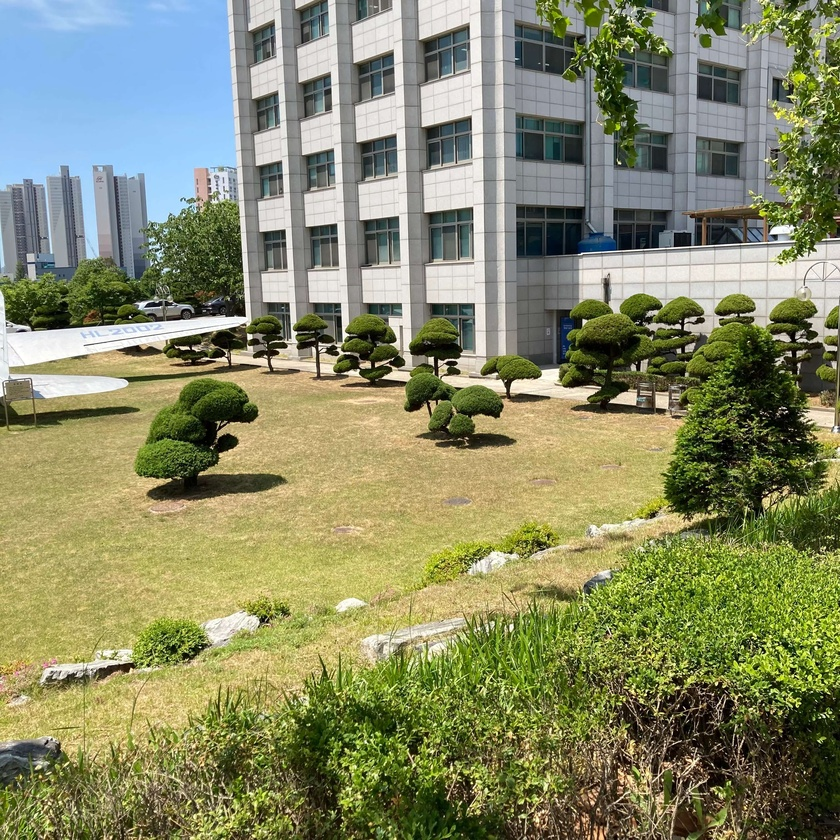
//> input picture 09. Homography and Image Stitching/lab/img/img3.jpg, 840 x 840 px, shrunk from 3024 x 3024 before the run
$ ./hw03_remove_flicker   (built with g++ and OpenCV 4)
//> lines starting //> are read from the running program, lines starting //| are printed output that depends on the picture; after the words box and inside, x2 and y2 are one past the last pixel; in counts of white or black regions, pixels touching at a corner belong together
#include <iostream>
using namespace std;

#include "opencv2/core.hpp"
#include "opencv2/highgui.hpp"
#include "opencv2/imgproc.hpp"
using namespace cv;

Mat doIdft(Mat complexImg);
Mat setComplex(Mat magImg, Mat phaImg);
Mat centralize(Mat complex);
Mat myNormalize(Mat src);
Mat getPhase(Mat complexImg);
Mat getMagnitude(Mat complexImg);
Mat doDft(Mat srcImg);
Mat padding(Mat img);

void showMagnitude(Mat srcImg);
Mat removeFlicker(Mat srcImg);

int main()
{
    Mat srcImg = imread("img3.jpg", 0);
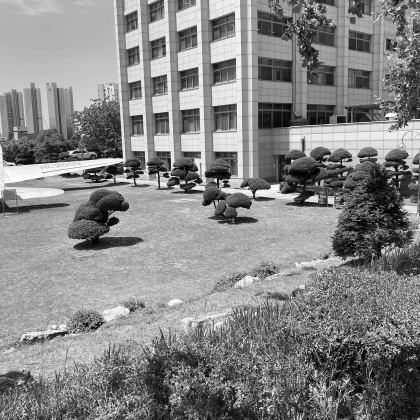
//> srcImg: 840 rows x 840 cols, CV_8UC1 (shown at 1/2 size); min 0, max 255, mean 132.9
    imshow("Source Image", srcImg);
    showMagnitude(srcImg);

    Mat dstImg = removeFlicker(srcImg);
    imshow("Flicker Removed Image", dstImg);

    waitKey(0);
    destroyAllWindows();
}

Mat removeFlicker(Mat srcImg)
{
    Mat padImg = padding(srcImg);
    Mat complexImg = doDft(padImg);
    Mat centerComplexImg = centralize(complexImg);
    Mat magImg = getMagnitude(centerComplexImg);
    Mat phaImg = getPhase(centerComplexImg);

    double minVal, maxVal;
    Point minLoc, maxLoc;
    minMaxLoc(magImg, &minVal, &maxVal, &minLoc, &maxLoc);
    normalize(magImg, magImg, 0, 1, NORM_MINMAX);

    Mat maskImg = Mat::ones(magImg.size(), CV_32F);
    rectangle(maskImg, Rect(Point(maskImg.cols / 2 - 20, 0), Point(maskImg.cols / 2 + 20, maskImg.rows)), Scalar::all(0), -1);
    circle(maskImg, Point(maskImg.cols / 2, maskImg.rows / 2), 5, Scalar::all(1), -1, -1, 0);
    imshow("Mask Image", maskImg);

    Mat maskedMagImg;
    multiply(magImg, maskImg, maskedMagImg);
    imshow("Masked Magnitude Image", maskedMagImg);

    normalize(maskedMagImg, maskedMagImg, (float)minVal, (float)maxVal, NORM_MINMAX);
    Mat complexImg2 = setComplex(maskedMagImg, phaImg);
    Mat dstImg = doIdft(complexImg2);
    return myNormalize(dstImg);
}

void showMagnitude(Mat srcImg)
{
    Mat padImg = padding(srcImg);
    Mat complexImg = doDft(padImg);
    Mat centerComplexImg = centralize(complexImg);
    Mat magImg = getMagnitude(centerComplexImg);
    Mat phaImg = getPhase(centerComplexImg);

    double minVal, maxVal;
    Point minLoc, maxLoc;
    minMaxLoc(magImg, &minVal, &maxVal, &minLoc, &maxLoc);
    normalize(magImg, magImg, 0, 1, NORM_MINMAX);
    imshow("Magnitude Image", magImg);
}

Mat padding(Mat img)
{
    int dftRows = getOptimalDFTSize(img.rows);
    int dftCols = getOptimalDFTSize(img.cols);

    Mat padded;
    copyMakeBorder(img, padded, 0, dftRows - img.rows, 0, dftCols - img.cols, BORDER_CONSTANT, Scalar::all(0));
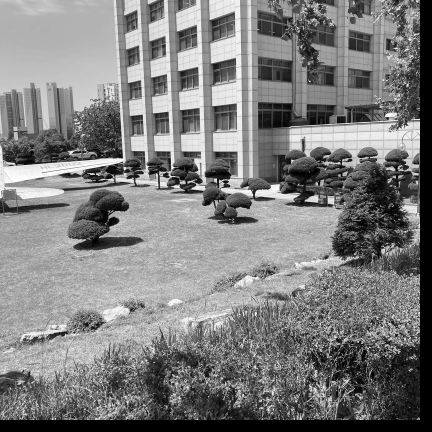
//> padded: 864 rows x 864 cols, CV_8UC1 (shown at 1/2 size); min 0, max 255, mean 125.7
    return padded;
}
Mat doDft(Mat srcImg)
{
    Mat floatImg;
    srcImg.convertTo(floatImg, CV_32F);

    Mat complexImg;
    dft(floatImg, complexImg, DFT_COMPLEX_OUTPUT);

    return complexImg;
}
Mat getMagnitude(Mat complexImg)
{
    Mat planes[2];
    split(complexImg, planes);

    Mat magImg;
    magnitude(planes[0], planes[1], magImg);
    magImg += Scalar::all(1);
    log(magImg, magImg);

    return magImg;
}
Mat getPhase(Mat complexImg)
{
    Mat planes[2];
    split(complexImg, planes);

    Mat phaImg;
    phase(planes[0], planes[1], phaImg);

    return phaImg;
}
Mat myNormalize(Mat src)
{
    Mat dst;
    src.copyTo(dst);
    normalize(dst, dst, 0, 255, NORM_MINMAX);
    dst.convertTo(dst, CV_8UC1);
    return dst;
}
Mat centralize(Mat complex)
{
    Mat planes[2];
    split(complex, planes);
    int cx = planes[0].cols / 2;
//> cx = 432
    int cy = planes[1].rows / 2;
//> cy = 432

    Mat qORe(planes[0], Rect(0, 0, cx, cy));
    Mat q1Re(planes[0], Rect(cx, 0, cx, cy));
    Mat q2Re(planes[0], Rect(0, cy, cx, cy));
    Mat q3Re(planes[0], Rect(cx, cy, cx, cy));

    Mat tmp;
    qORe.copyTo(tmp);
    q3Re.copyTo(qORe);
    tmp.copyTo(q3Re);
    q1Re.copyTo(tmp);
    q2Re.copyTo(q1Re);
    tmp.copyTo(q2Re);

    Mat q0Im(planes[1], Rect(0, 0, cx, cy));
    Mat q1Im(planes[1], Rect(cx, 0, cx, cy));
    Mat q2Im(planes[1], Rect(0, cy, cx, cy));
    Mat q3Im(planes[1], Rect(cx, cy, cx, cy));

    q0Im.copyTo(tmp);
    q3Im.copyTo(q0Im);
    tmp.copyTo(q3Im);
    q1Im.copyTo(tmp);
    q2Im.copyTo(q1Im);
    tmp.copyTo(q2Im);
//> in getPhase, `phase(planes[0], planes[1], phaImg);`:
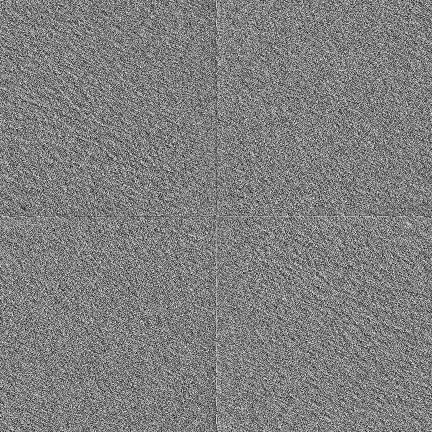
//> phaImg: 864 rows x 864 cols, CV_32FC1 (shown at 1/2 size); min 0, max 6.28, mean 3.14; drawn with min black and max white
//> in showMagnitude, `minMaxLoc(magImg, &minVal, &maxVal, &minLoc, &maxLoc);`: minVal = 3.28; maxVal = 18.36; minLoc = Point(63, 387); maxLoc = Point(432, 432)
//> in removeFlicker, `minMaxLoc(magImg, &minVal, &maxVal, &minLoc, &maxLoc);`: minVal = 3.28; maxVal = 18.36; minLoc = Point(63, 387); maxLoc = Point(432, 432)
//> in removeFlicker, `rectangle(maskImg, Rect(Point(maskImg.cols / 2 - 20, 0), Point(maskImg..`:
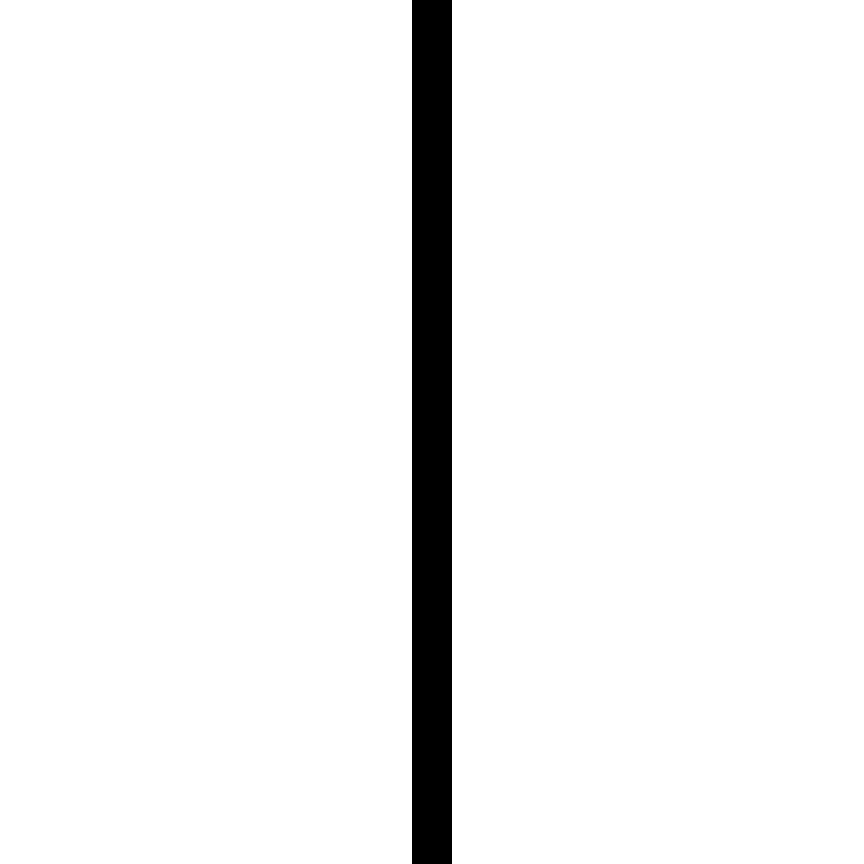
//> maskImg: 864 rows x 864 cols, CV_32FC1; values 0 (black) and 1 (white), 95.4% white; 1 black region, box (x1, y1, x2, y2) and area: (412, 0, 452, 864) 34560
//> in removeFlicker, `multiply(magImg, maskImg, maskedMagImg);`:
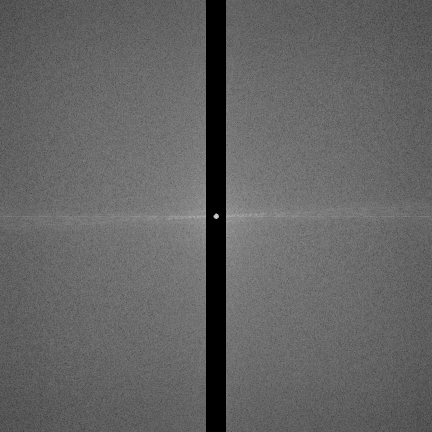
//> maskedMagImg: 864 rows x 864 cols, CV_32FC1 (shown at 1/2 size); min 0, max 1, mean 0.393

    Mat centerComplex;
    merge(planes, 2, centerComplex);

    return centerComplex;
}
Mat setComplex(Mat magImg, Mat phaImg)
{
    exp(magImg, magImg);
    magImg -= Scalar::all(1);

    Mat planes[2];
    polarToCart(magImg, phaImg, planes[0], planes[1]);

    Mat complexImg;
    merge(planes, 2, complexImg);

    return complexImg;
}
Mat doIdft(Mat complexImg)
{
    Mat idftcvt;
    idft(complexImg, idftcvt);

    Mat planes[2];
    split(idftcvt, planes);

    Mat dstImg;
    magnitude(planes[0], planes[1], dstImg);
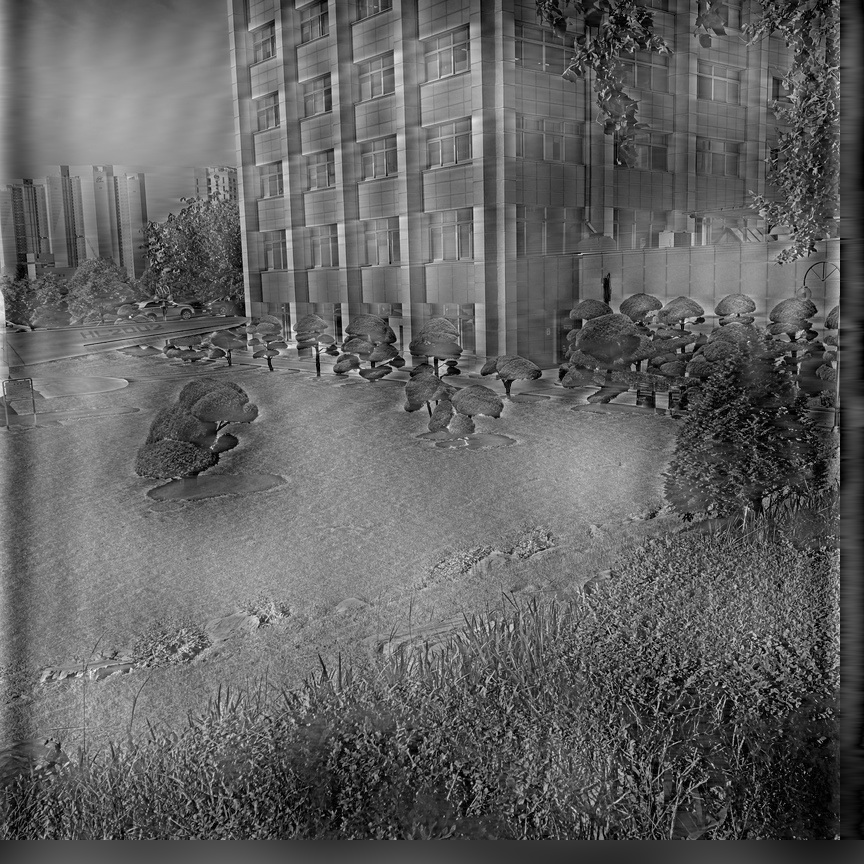
//> dstImg: 864 rows x 864 cols, CV_32FC1; min 70819.2, max 245238064, mean 93956832; drawn with min black and max white
    normalize(dstImg, dstImg, 255, 0, NORM_MINMAX);
    dstImg.convertTo(dstImg, CV_8UC1);
//> dstImg: 864 rows x 864 cols, CV_8UC1

    return dstImg;
}

$ run again, with 09. Homography and Image Stitching/lab/img/img1.jpg copied over 09. Homography and Image Stitching/lab/img/img3.jpg
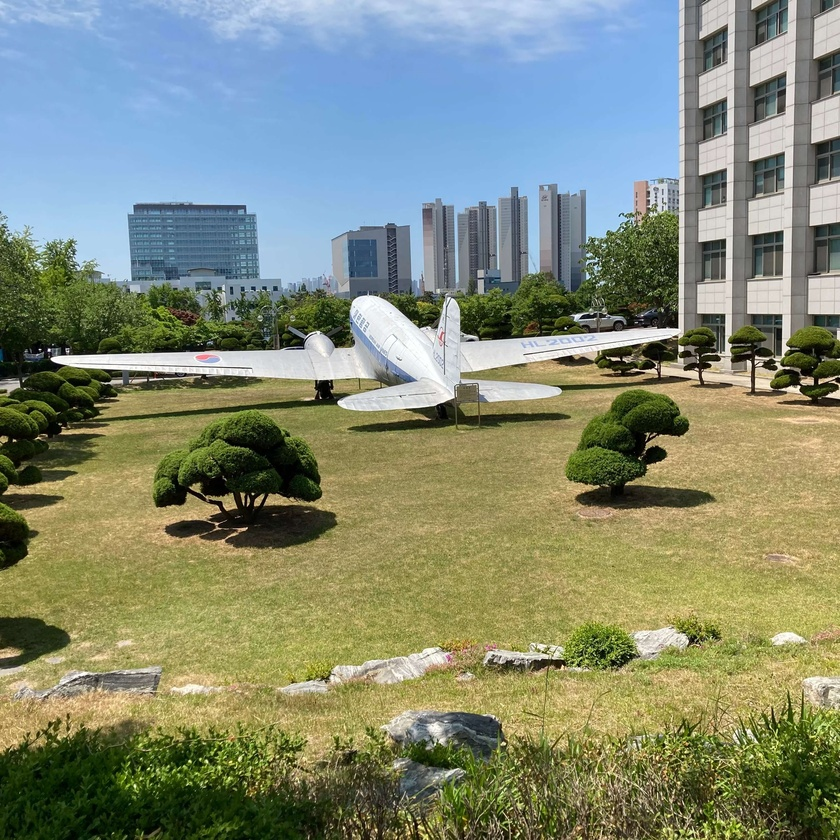
//> input picture 09. Homography and Image Stitching/lab/img/img1.jpg, 840 x 840 px, shrunk from 3024 x 3024 before the run
//> cx = 432
//> in getPhase, `phase(planes[0], planes[1], phaImg);`:
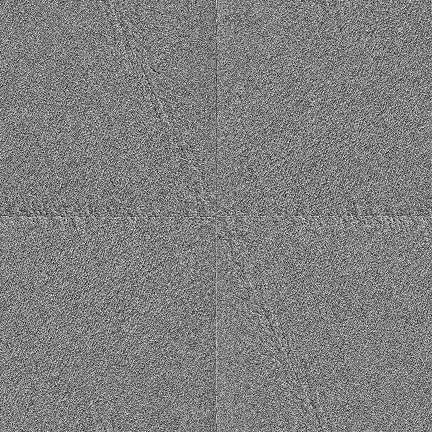
//> phaImg: 864 rows x 864 cols, CV_32FC1 (shown at 1/2 size); min 0, max 6.28, mean 3.14; drawn with min black and max white
//> in showMagnitude, `minMaxLoc(magImg, &minVal, &maxVal, &minLoc, &maxLoc);`: minVal = 1.96; maxVal = 18.36; minLoc = Point(586, 62); maxLoc = Point(432, 432)
//> in removeFlicker, `minMaxLoc(magImg, &minVal, &maxVal, &minLoc, &maxLoc);`: minVal = 1.96; maxVal = 18.36; minLoc = Point(586, 62); maxLoc = Point(432, 432)
//> in doIdft, `magnitude(planes[0], planes[1], dstImg);`:
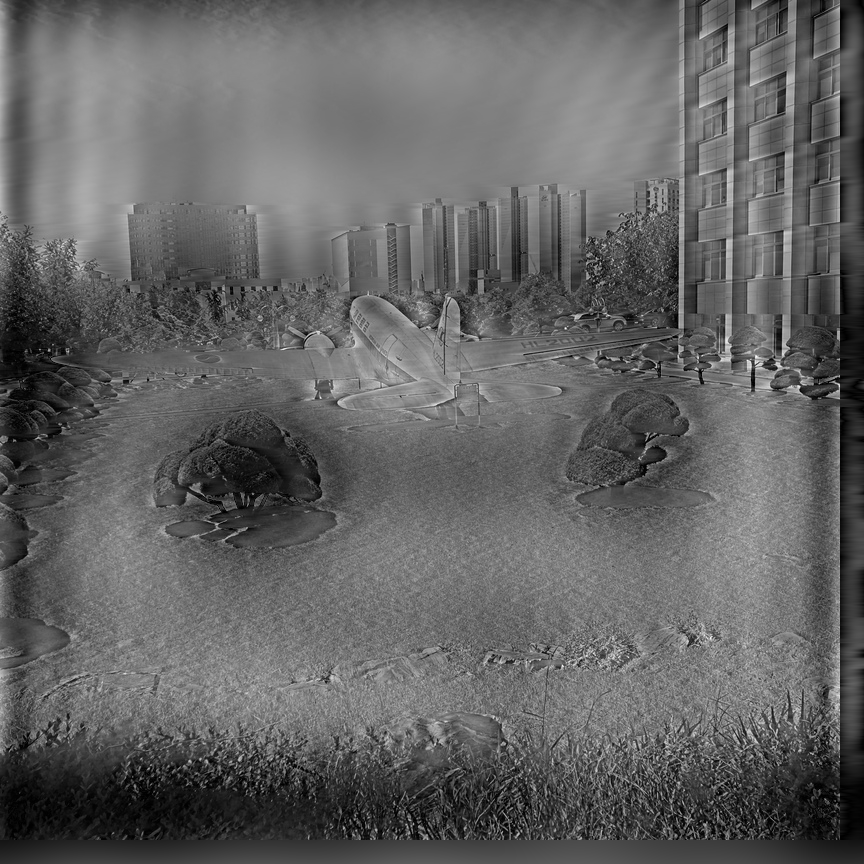
//> dstImg: 864 rows x 864 cols, CV_32FC1; min 113325.9, max 242377264, mean 94611160; drawn with min black and max white

$ run again, with 09. Homography and Image Stitching/lab/img/img2.jpg copied over 09. Homography and Image Stitching/lab/img/img3.jpg
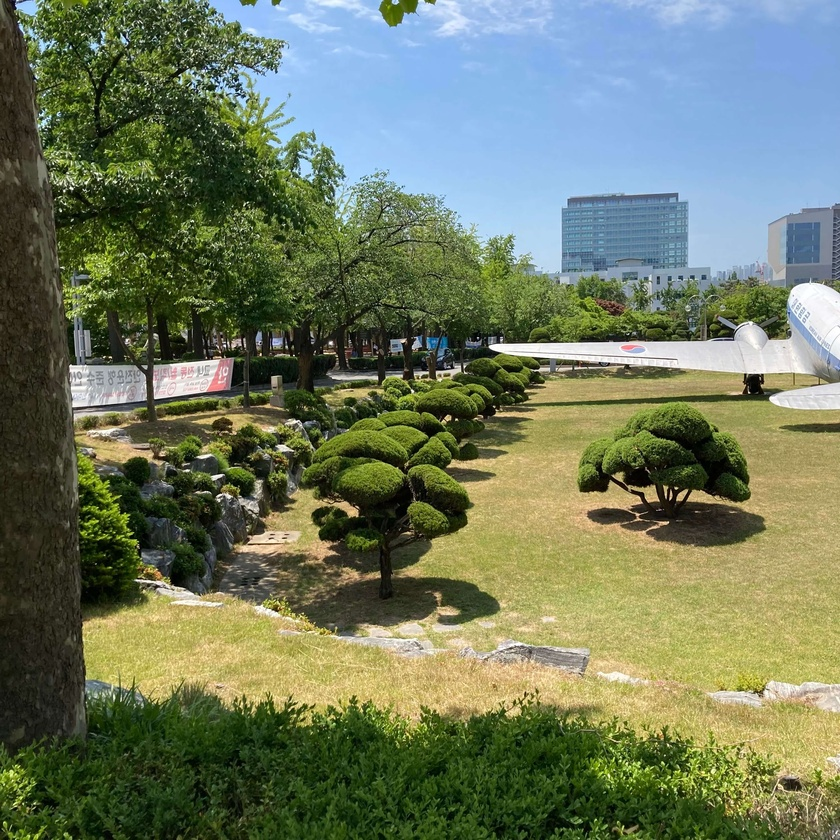
//> input picture 09. Homography and Image Stitching/lab/img/img2.jpg, 840 x 840 px, shrunk from 3024 x 3024 before the run
//> cx = 432
//> in getPhase, `phase(planes[0], planes[1], phaImg);`:
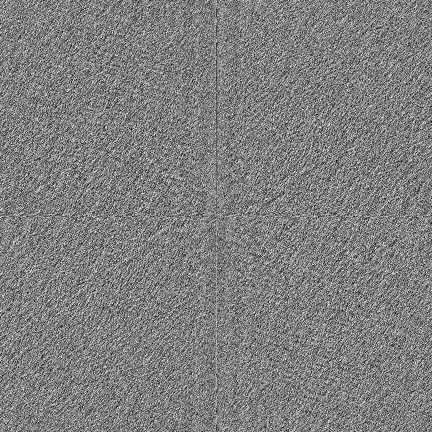
//> phaImg: 864 rows x 864 cols, CV_32FC1 (shown at 1/2 size); min 0, max 6.28, mean 3.14; drawn with min black and max white
//> in showMagnitude, `minMaxLoc(magImg, &minVal, &maxVal, &minLoc, &maxLoc);`: minVal = 1.85; maxVal = 18.22; minLoc = Point(269, 273); maxLoc = Point(432, 432)
//> in removeFlicker, `minMaxLoc(magImg, &minVal, &maxVal, &minLoc, &maxLoc);`: minVal = 1.85; maxVal = 18.22; minLoc = Point(269, 273); maxLoc = Point(432, 432)
//> in doIdft, `magnitude(planes[0], planes[1], dstImg);`:
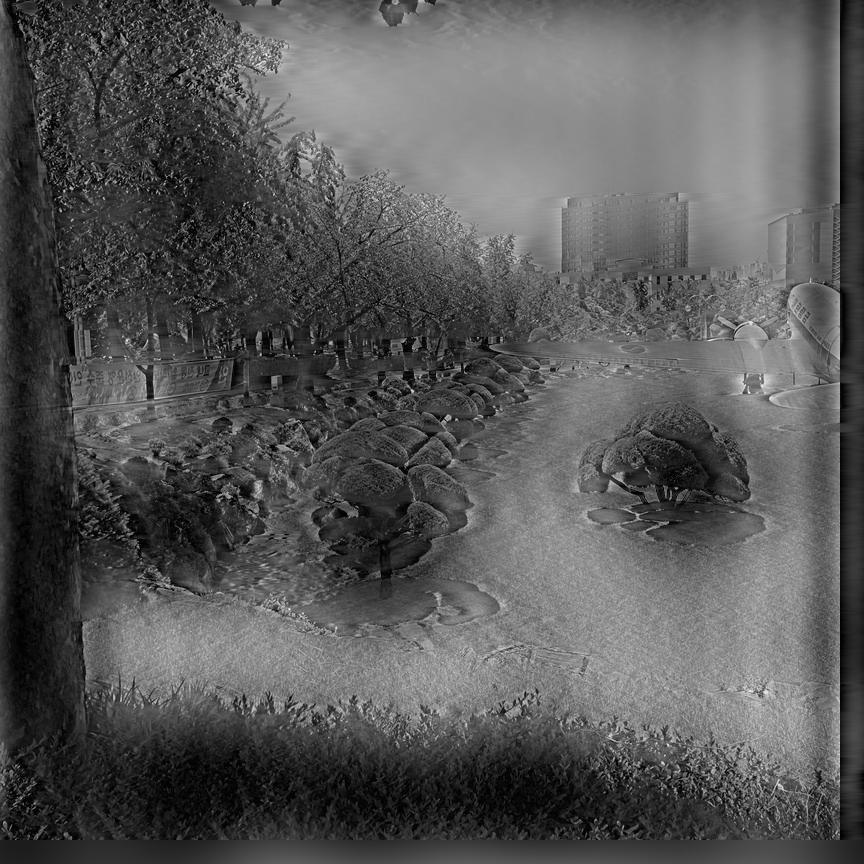
//> dstImg: 864 rows x 864 cols, CV_32FC1; min 16653.2, max 238081152, mean 81658040; drawn with min black and max white
